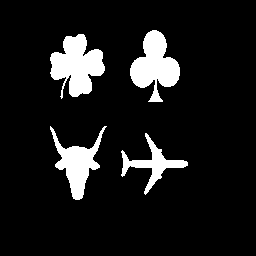
%> input picture project2/match1.gif, 256 x 256 px
$ octave main_shape_analysis.m   (GNU Octave 9; MATLAB toolbox functions it lacks are replaced by stand-ins)
%> lines starting %> are read from the running program, lines starting %| are printed output that depends on the picture; in (x1, y1, x2, y2) boxes, pixels count from 0 and x2, y2 are one past the last pixel; in counts of white or black regions, pixels touching at a corner belong together; the program's own positions count from 1
### project2/granular_analysis.m
%%%%%%%%%%%%% granular_analysis.m file %%%%%%%%%%%%%%%%%%%%%%%%%%%%%%%%%%%%%%%%%%%%%
% Purpose:
%      Calculate the size distribution U(n), pecstrum f(n), and complexity H(X|B) of
%      each object.
% Input Variables:
%       img                      array of images
%       cmplx                    true value
%       labels_to_be_filled      labels
%
% Returned Results:
%       un              The size distribution
%       fn              Pecstrum function
%       shp_complex     Shape complexity
%
% Processing Flow:
%       1.  Identify the minimum bounding rectangle for the objects.
%       2.  Call functions size_distribution and calculate_area to compute
%           size distribution.
%       3.  Call function pecstrum to determine the pecstrum value.
%       4.  Call functions complexity to determine the shape complexity of
%           the objects.
%
% The following functions are called:   mbr
%                                       size_distribution
%                                       calculate_area
%                                       pecstrum
%                                       complexity
%
%  Author:      Mudit Garg, Mayank Murali, Niranjan Thirusangu
%  Date:        02/20/2020
%%%%%%%%%%%%%%%%%%%%%%%%%%%%%%%%%%%%%%%%%%%%%%%%%%%%%%%%%%%%%%%%%%%%%%%%%%%

function[un,fn,shp_complex] = granular_analysis(img,cmplx,labels_to_be_filled)
%> called with img = 'match1.gif', cmplx = true

match1 = imread(img);
%> match1: size 256x256 uint8; values 0 (black) and 1 (white), 10% white; 4 white regions, box (x1, y1, x2, y2) and area: (50, 34, 105, 99) 2125, (130, 30, 180, 102) 1945, (50, 126, 107, 200) 1511, (121, 133, 188, 195) 1003
match1 = match1 == 1;

if nargin==3
    lbl=bwlabel(match1);
    for i=1: length(labels_to_be_filled)
        [r,c]=find(lbl==labels_to_be_filled(i));
        for p=1:length(r)
            for q=1:length(c)
                match1(r(p),c(q))=0;
            end
        end
    end
end

%find the  minimum bounding boxes
[bounds, obj_img] = mbr(match1);

% figure, imshow(match1);
%
% for i = 1 : size(bounds, 1)
%     rectangle('Position', bounds(i,:), 'EdgeColor', 'g');
% end

 for i=1:size(obj_img,3)
     name_ext=split(img,'.');
     name=name_ext(1);
     filename=sprintf('obj%d_%s.gif',i,name{1});

     imwrite(obj_img(:,:,i)==1,filename);
 end

un = zeros(4, 12);
mx = zeros(4, 1);
for i = 1 : size(obj_img, 3)
    un(i, :) = size_distribution(obj_img(:,:,i), bounds(i,:));
    mx(i) = calculate_area(obj_img(:,:,i), bounds(i,:));
end


fn=pecstrum(un,mx);
%plot(fn);
if cmplx==true
    shp_complex=complexity(fn);
end

return

### project2/mbr.m
%%%%%%%%%%%%% mbr.m file %%%%%%%%%%%%%%%%%%%%%%%%%%%%%%%%%%%%%%%%%%%%%
% Purpose:
%       To identify and extract the minimum bounding rectangle (mbr).
%
% Input Variables:
%       img     image whose mbr is to be found
%
% Returned Results:
%       bounds      bound of the object
%       obj_img     objects of the image
%
% Processing Flow:
%       1.  Run a loop for all extracted objects to determine the min and
%           max for the X-axis and Y-axis respectively to determine the
%           possible minimum bounding rectangle.
%
% The following functions are called: None
%
%  Author:      Mudit Garg, Mayank Murali, Niranjan Thirusangu
%  Date:        02/19/2020
%%%%%%%%%%%%%%%%%%%%%%%%%%%%%%%%%%%%%%%%%%%%%%%%%%%%%%%%%%%%%%%%%%%%%%%%%%%
function [bounds, obj_img] = mbr(img)

[labeled_img, object_count] = bwlabel(img);
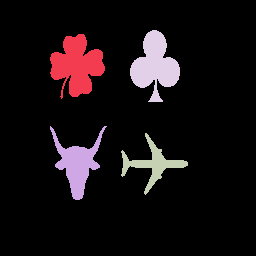
%> labeled_img: size 256x256 double; 5 distinct labels, from 0 to 4; one colour per label, 0 black
%> object_count = 4
% disp(object_count);
[m, n] = size(img);
%> m = 256; n = 256
obj_img = zeros(m, n, object_count);
%> obj_img: size 256x256x4 double; every value is 0
bounds = zeros(object_count, 4);
for label = 1 : object_count
    output = zeros(m, n);
    [r, c] = find(labeled_img == label);
    %form the image
     for i = 1 : length(r)
         output(r(i), c(i)) = 1;
     end
    xmin = min(c) - 1;
    xmax = max(c) + 1;
    ymin = min(r) - 1;
    ymax = max(r) + 1;
    bounds(label, :) = [xmin ymin xmax-xmin ymax-ymin];
    obj_img(:, :, label) = output;
%     figure, imshow(output);
%     rectangle('Position',[xmin ymin xmax-xmin ymax-ymin],'EdgeColor','r');
end
%> this loop made 4 passes
%> (xmin, xmax, ymin, ymax) on passes 1 to 4: (50, 106, 34, 100), (50, 108, 126, 201), (121, 189, 133, 196), (130, 181, 30, 103)
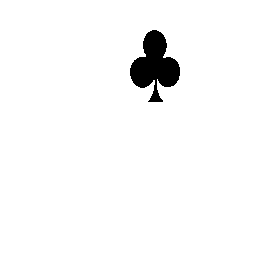
%> obj_img: size 256x256x4 double; mean R, G, B, A 0.0324, 0.0231, 0.0153, 0.0297; transparent parts drawn white
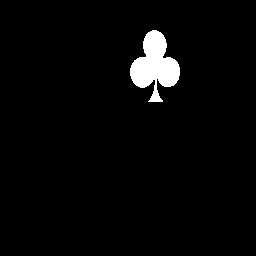
%> output: size 256x256 double; values 0 (black) and 1 (white), 3% white; 1 white region, box (x1, y1, x2, y2) and area: (130, 30, 180, 102) 1945
%> after the loop, bounds = [50 34 56 66; 50 126 58 75; 121 133 68 63; 130 30 51 73]

%disp(bounds);

return

### project2/size_distribution.m
%%%%%%%%%%%%% size_distribution.m file %%%%%%%%%%%%%%%%%%%%%%%%%%%%%%%%%%%%%%%%%%%%%
% Purpose:
%       This function determines the size distribution for the objects in
%       the image.
%
% Input Variables:
%       img         image having the objects
%       mbr_dim     minimum bounding rectangle dimension
%
% Returned Results:
%       sdis      size distribution values.
%
% Processing Flow:
%       1.  For radius 1 to 12, run a for loop to radius rB.
%       2.  Call function open_op to calculate the area when function
%           calculate_area is called.
%
% The following functions are called:  open_op
%                                      calculate_area
%
%  Author:      Mudit Garg, Mayank Murali, Niranjan Thirusangu
%  Date:        02/19/2020
%%%%%%%%%%%%%%%%%%%%%%%%%%%%%%%%%%%%%%%%%%%%%%%%%%%%%%%%%%%%%%%%%%%%%%%%%%%

function sdis = size_distribution(img, mbr_dim)

sdis = zeros(1, 12);
for radius = 1 : 12
    rB = ones(3 + 2*(radius-1));
    opened_img = open_op(img,rB);
    area = calculate_area(opened_img, mbr_dim);
    sdis(radius) = area;
    % [5 lines of commented-out code are left out]
end


%disp(sdis);
return

### project2/main_shape_analysis.m
%%%%%%%%%%%%% main_shape_analysis.m file %%%%%%%%%%%%%%%%%%%%%%%%%%%%%%%%%%%%%%%%%%%%%
% Purpose:
%       Given image "match1", perform object extraction using suitable
%       structuring element and calculate the size distribution U(n), pectrum f(n),
%       and complexity H(X|B) of each object. Also, based on the pecstral
%       value, determine the distance as per eqn.(6.11.10) PitasCh6 to
%       match the objects in "match1" to objects in "match3".
%
% Input Variables:
%       img     image "match1"
%
% Returned Results:
%       distance      distance obtained from eqn.(6.11.10) PitasCh6
%
% Processing Flow:
%       1.  Calculate the size distribution, pecstrum and shape complexity of the images
%           function.
%       2.  Determine the distance as per eqn.(6.11.10) PitasCh6 by calling
%           dist_calculation and identify the matching objects.
%
% The following functions are called:  granular_analysis
%                                      dist_calculation
%
%  Author:      Mudit Garg, Mayank Murali, Niranjan Thirusangu
%  Date:        02/19/2020
%%%%%%%%%%%%%%%%%%%%%%%%%%%%%%%%%%%%%%%%%%%%%%%%%%%%%%%%%%%%%%%%%%%%%%%%%%%
clc;clear;

[sd1,fn1,cmplx1]=granular_analysis('match1.gif',true);
%> the loop in granular_analysis, `for i=1:size(obj_img,3)` made 4 passes
%> pass 1, in granular_analysis, `imwrite(obj_img(:,:,i)==1,filename);`:
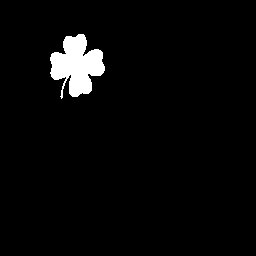
%> saved as obj1_match1.gif: size 256x256 logical; 3.2% white; 1 white region, box (x1, y1, x2, y2) and area: (50, 34, 105, 99) 2125
%> pass 2, in granular_analysis, `imwrite(obj_img(:,:,i)==1,filename);`:
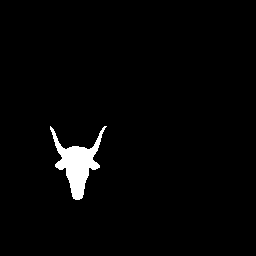
%> saved as obj2_match1.gif: size 256x256 logical; 2.3% white; 1 white region, box (x1, y1, x2, y2) and area: (50, 126, 107, 200) 1511
%> (the run ends here)
